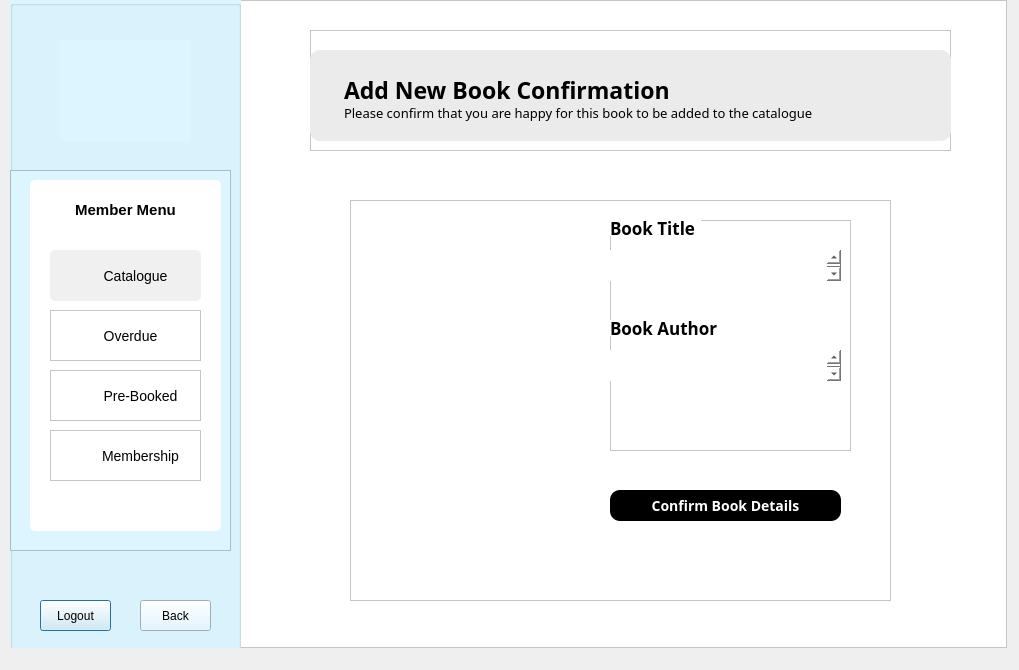
<?xml version="1.0" encoding="UTF-8"?>
<ui version="4.0">
 <class>MemberCatalogueSelect</class>
 <widget class="QDialog" name="MemberCatalogueSelect">
  <property name="geometry">
   <rect>
    <x>0</x>
    <y>0</y>
    <width>1019</width>
    <height>670</height>
   </rect>
  </property>
  <property name="windowTitle">
   <string>Dialog</string>
  </property>
  <widget class="QFrame" name="frame_2">
   <property name="geometry">
    <rect>
     <x>10</x>
     <y>0</y>
     <width>997</width>
     <height>648</height>
    </rect>
   </property>
   <property name="styleSheet">
    <string notr="true">background: white;</string>
   </property>
   <property name="frameShape">
    <enum>QFrame::StyledPanel</enum>
   </property>
   <property name="frameShadow">
    <enum>QFrame::Raised</enum>
   </property>
   <widget class="QGroupBox" name="menuPanel_2">
    <property name="geometry">
     <rect>
      <x>0</x>
      <y>0</y>
      <width>231</width>
      <height>671</height>
     </rect>
    </property>
    <property name="styleSheet">
     <string notr="true">background: rgb(220, 245, 255);</string>
    </property>
    <property name="title">
     <string/>
    </property>
    <widget class="QLabel" name="logo_2">
     <property name="geometry">
      <rect>
       <x>50</x>
       <y>40</y>
       <width>131</width>
       <height>101</height>
      </rect>
     </property>
     <property name="text">
      <string/>
     </property>
     <property name="pixmap">
      <pixmap resource="Resources.qrc">:/images/logo.png</pixmap>
     </property>
     <property name="scaledContents">
      <bool>true</bool>
     </property>
    </widget>
    <widget class="QPushButton" name="pushButton_3">
     <property name="geometry">
      <rect>
       <x>30</x>
       <y>600</y>
       <width>71</width>
       <height>31</height>
      </rect>
     </property>
     <property name="styleSheet">
      <string notr="true">QPushButton:hover {
	color: rgb(106, 146, 255);
}</string>
     </property>
     <property name="text">
      <string>Logout</string>
     </property>
    </widget>
    <widget class="QPushButton" name="back_2">
     <property name="geometry">
      <rect>
       <x>130</x>
       <y>600</y>
       <width>71</width>
       <height>31</height>
      </rect>
     </property>
     <property name="styleSheet">
      <string notr="true">/*QPushButton {
background: white;
}*/

QPushButton:hover {
	color: rgb(106, 146, 255);
}</string>
     </property>
     <property name="text">
      <string>Back</string>
     </property>
     <property name="icon">
      <iconset theme="go-previous">
       <normaloff>.</normaloff>.</iconset>
     </property>
    </widget>
    <widget class="QFrame" name="menu">
     <property name="geometry">
      <rect>
       <x>0</x>
       <y>170</y>
       <width>221</width>
       <height>381</height>
      </rect>
     </property>
     <property name="frameShape">
      <enum>QFrame::StyledPanel</enum>
     </property>
     <property name="frameShadow">
      <enum>QFrame::Raised</enum>
     </property>
     <widget class="QListWidget" name="listWidget_2">
      <property name="geometry">
       <rect>
        <x>20</x>
        <y>10</y>
        <width>191</width>
        <height>351</height>
       </rect>
      </property>
      <property name="styleSheet">
       <string notr="true">background: white;
border-radius: 5px;</string>
      </property>
      <property name="frameShadow">
       <enum>QFrame::Raised</enum>
      </property>
     </widget>
     <widget class="QFrame" name="catalogue_1">
      <property name="geometry">
       <rect>
        <x>40</x>
        <y>80</y>
        <width>151</width>
        <height>51</height>
       </rect>
      </property>
      <property name="styleSheet">
       <string notr="true">background: rgb(240, 240, 240);
border-radius: 5px;</string>
      </property>
      <property name="frameShape">
       <enum>QFrame::StyledPanel</enum>
      </property>
      <property name="frameShadow">
       <enum>QFrame::Raised</enum>
      </property>
      <widget class="QLabel" name="label_5">
       <property name="geometry">
        <rect>
         <x>10</x>
         <y>10</y>
         <width>31</width>
         <height>31</height>
        </rect>
       </property>
       <property name="text">
        <string/>
       </property>
       <property name="pixmap">
        <pixmap resource="Resources.qrc">:/images/Icons/books.png</pixmap>
       </property>
       <property name="scaledContents">
        <bool>true</bool>
       </property>
      </widget>
      <widget class="QPushButton" name="catalogue">
       <property name="geometry">
        <rect>
         <x>50</x>
         <y>10</y>
         <width>71</width>
         <height>31</height>
        </rect>
       </property>
       <property name="styleSheet">
        <string notr="true">QPushButton {
background: transparent;
font-size: 14px;
border: none;
}

QPushButton:hover {
	color: rgb(124, 204, 241);
}</string>
       </property>
       <property name="text">
        <string>Catalogue</string>
       </property>
       <property name="autoDefault">
        <bool>false</bool>
       </property>
      </widget>
     </widget>
     <widget class="QFrame" name="manageBooks_1">
      <property name="geometry">
       <rect>
        <x>40</x>
        <y>140</y>
        <width>151</width>
        <height>51</height>
       </rect>
      </property>
      <property name="styleSheet">
       <string notr="true">background: white;</string>
      </property>
      <property name="frameShape">
       <enum>QFrame::StyledPanel</enum>
      </property>
      <property name="frameShadow">
       <enum>QFrame::Raised</enum>
      </property>
      <widget class="QLabel" name="label_6">
       <property name="geometry">
        <rect>
         <x>10</x>
         <y>10</y>
         <width>31</width>
         <height>31</height>
        </rect>
       </property>
       <property name="text">
        <string/>
       </property>
       <property name="pixmap">
        <pixmap resource="Resources.qrc">:/images/Icons/overdue.png</pixmap>
       </property>
       <property name="scaledContents">
        <bool>true</bool>
       </property>
      </widget>
      <widget class="QPushButton" name="manageBooks">
       <property name="geometry">
        <rect>
         <x>50</x>
         <y>10</y>
         <width>61</width>
         <height>31</height>
        </rect>
       </property>
       <property name="styleSheet">
        <string notr="true">QPushButton {
background: transparent;
font-size: 14px;
border: none;
}

QPushButton:hover {
	color: rgb(124, 204, 241);
}</string>
       </property>
       <property name="text">
        <string>Overdue</string>
       </property>
      </widget>
     </widget>
     <widget class="QFrame" name="status_1">
      <property name="geometry">
       <rect>
        <x>40</x>
        <y>200</y>
        <width>151</width>
        <height>51</height>
       </rect>
      </property>
      <property name="styleSheet">
       <string notr="true">background: white;</string>
      </property>
      <property name="frameShape">
       <enum>QFrame::StyledPanel</enum>
      </property>
      <property name="frameShadow">
       <enum>QFrame::Raised</enum>
      </property>
      <widget class="QLabel" name="label_7">
       <property name="geometry">
        <rect>
         <x>10</x>
         <y>10</y>
         <width>31</width>
         <height>31</height>
        </rect>
       </property>
       <property name="text">
        <string/>
       </property>
       <property name="pixmap">
        <pixmap resource="Resources.qrc">:/images/Icons/book.png</pixmap>
       </property>
       <property name="scaledContents">
        <bool>true</bool>
       </property>
      </widget>
      <widget class="QPushButton" name="status">
       <property name="geometry">
        <rect>
         <x>50</x>
         <y>10</y>
         <width>81</width>
         <height>31</height>
        </rect>
       </property>
       <property name="styleSheet">
        <string notr="true">QPushButton {
background: transparent;
font-size: 14px;
border: none;
}

QPushButton:hover {
	color: rgb(124, 204, 241);
}</string>
       </property>
       <property name="text">
        <string>Pre-Booked</string>
       </property>
      </widget>
     </widget>
     <widget class="QFrame" name="membership_1">
      <property name="geometry">
       <rect>
        <x>40</x>
        <y>260</y>
        <width>151</width>
        <height>51</height>
       </rect>
      </property>
      <property name="styleSheet">
       <string notr="true">background: white;</string>
      </property>
      <property name="frameShape">
       <enum>QFrame::StyledPanel</enum>
      </property>
      <property name="frameShadow">
       <enum>QFrame::Raised</enum>
      </property>
      <widget class="QLabel" name="label_8">
       <property name="geometry">
        <rect>
         <x>10</x>
         <y>10</y>
         <width>31</width>
         <height>31</height>
        </rect>
       </property>
       <property name="text">
        <string/>
       </property>
       <property name="pixmap">
        <pixmap resource="Resources.qrc">:/images/Icons/user.png</pixmap>
       </property>
       <property name="scaledContents">
        <bool>true</bool>
       </property>
      </widget>
      <widget class="QPushButton" name="membership">
       <property name="geometry">
        <rect>
         <x>50</x>
         <y>10</y>
         <width>81</width>
         <height>31</height>
        </rect>
       </property>
       <property name="styleSheet">
        <string notr="true">QPushButton {
background: transparent;
font-size: 14px;
border: none;
}

QPushButton:hover {
	color: rgb(124, 204, 241);
}</string>
       </property>
       <property name="text">
        <string>Membership</string>
       </property>
      </widget>
     </widget>
     <widget class="QLabel" name="label_2">
      <property name="geometry">
       <rect>
        <x>20</x>
        <y>30</y>
        <width>191</width>
        <height>20</height>
       </rect>
      </property>
      <property name="layoutDirection">
       <enum>Qt::LeftToRight</enum>
      </property>
      <property name="styleSheet">
       <string notr="true">font-weight: bold;
background: white;
font-size: 15px;
</string>
      </property>
      <property name="text">
       <string>Member Menu</string>
      </property>
      <property name="alignment">
       <set>Qt::AlignCenter</set>
      </property>
     </widget>
    </widget>
   </widget>
   <widget class="QFrame" name="heading_4">
    <property name="geometry">
     <rect>
      <x>300</x>
      <y>30</y>
      <width>641</width>
      <height>121</height>
     </rect>
    </property>
    <property name="frameShape">
     <enum>QFrame::StyledPanel</enum>
    </property>
    <property name="frameShadow">
     <enum>QFrame::Raised</enum>
    </property>
    <widget class="QPlainTextEdit" name="plainTextEdit_12">
     <property name="geometry">
      <rect>
       <x>0</x>
       <y>20</y>
       <width>641</width>
       <height>91</height>
      </rect>
     </property>
     <property name="styleSheet">
      <string notr="true">background: rgb(235, 235, 235);
border-radius: 10px;</string>
     </property>
     <property name="frameShadow">
      <enum>QFrame::Raised</enum>
     </property>
     <property name="plainText">
      <string/>
     </property>
    </widget>
    <widget class="QPlainTextEdit" name="plainTextEdit_13">
     <property name="geometry">
      <rect>
       <x>30</x>
       <y>40</y>
       <width>371</width>
       <height>41</height>
      </rect>
     </property>
     <property name="styleSheet">
      <string notr="true">font-family: Baloo 2;
font-weight: bold;
font-size: 23px;
background: transparent;</string>
     </property>
     <property name="frameShape">
      <enum>QFrame::NoFrame</enum>
     </property>
     <property name="verticalScrollBarPolicy">
      <enum>Qt::ScrollBarAlwaysOff</enum>
     </property>
     <property name="plainText">
      <string>Add New Book Confirmation</string>
     </property>
    </widget>
    <widget class="QPlainTextEdit" name="plainTextEdit_14">
     <property name="geometry">
      <rect>
       <x>30</x>
       <y>70</y>
       <width>571</width>
       <height>31</height>
      </rect>
     </property>
     <property name="styleSheet">
      <string notr="true">background: transparent;
font-family: Baloo 2;
font-size: 13px;</string>
     </property>
     <property name="frameShape">
      <enum>QFrame::NoFrame</enum>
     </property>
     <property name="verticalScrollBarPolicy">
      <enum>Qt::ScrollBarAlwaysOff</enum>
     </property>
     <property name="plainText">
      <string>Please confirm that you are happy for this book to be added to the catalogue</string>
     </property>
    </widget>
   </widget>
   <widget class="QFrame" name="frame_10">
    <property name="geometry">
     <rect>
      <x>340</x>
      <y>200</y>
      <width>541</width>
      <height>401</height>
     </rect>
    </property>
    <property name="frameShape">
     <enum>QFrame::StyledPanel</enum>
    </property>
    <property name="frameShadow">
     <enum>QFrame::Raised</enum>
    </property>
    <widget class="QPushButton" name="confirmDetails">
     <property name="geometry">
      <rect>
       <x>260</x>
       <y>290</y>
       <width>231</width>
       <height>31</height>
      </rect>
     </property>
     <property name="styleSheet">
      <string notr="true">QPushButton {
font-size: 14px;
border-radius: 10px;
background: black;
font-family: open sans;
color: white;
font-weight: bold;
}

QPushButton:hover {
	color: rgb(106, 146, 255);
}</string>
     </property>
     <property name="text">
      <string>Confirm Book Details</string>
     </property>
    </widget>
    <widget class="QFrame" name="frame_3">
     <property name="geometry">
      <rect>
       <x>260</x>
       <y>20</y>
       <width>241</width>
       <height>231</height>
      </rect>
     </property>
     <property name="frameShape">
      <enum>QFrame::StyledPanel</enum>
     </property>
     <property name="frameShadow">
      <enum>QFrame::Raised</enum>
     </property>
     <widget class="QLabel" name="label_4">
      <property name="geometry">
       <rect>
        <x>0</x>
        <y>0</y>
        <width>91</width>
        <height>16</height>
       </rect>
      </property>
      <property name="styleSheet">
       <string notr="true">font-family: Baloo 2;
font-size: 17px;
font-weight: bold;</string>
      </property>
      <property name="text">
       <string>Book Title</string>
      </property>
     </widget>
     <widget class="QLabel" name="label_13">
      <property name="geometry">
       <rect>
        <x>0</x>
        <y>100</y>
        <width>121</width>
        <height>16</height>
       </rect>
      </property>
      <property name="styleSheet">
       <string notr="true">font-family: Baloo 2;
font-size: 17px;
font-weight: bold;</string>
      </property>
      <property name="text">
       <string>Book Author</string>
      </property>
     </widget>
     <widget class="QTextEdit" name="textEditOutputTitle">
      <property name="geometry">
       <rect>
        <x>0</x>
        <y>30</y>
        <width>231</width>
        <height>31</height>
       </rect>
      </property>
      <property name="styleSheet">
       <string notr="true">font-family: Baloo 2;
font-size: 17px;</string>
      </property>
      <property name="frameShape">
       <enum>QFrame::NoFrame</enum>
      </property>
     </widget>
     <widget class="QTextEdit" name="textEditOutputAuthor">
      <property name="geometry">
       <rect>
        <x>0</x>
        <y>130</y>
        <width>231</width>
        <height>31</height>
       </rect>
      </property>
      <property name="styleSheet">
       <string notr="true">font-family: Baloo 2;
font-size: 17px;</string>
      </property>
      <property name="frameShape">
       <enum>QFrame::NoFrame</enum>
      </property>
      <property name="frameShadow">
       <enum>QFrame::Plain</enum>
      </property>
     </widget>
    </widget>
   </widget>
  </widget>
 </widget>
 <resources>
  <include location="Resources.qrc"/>
 </resources>
 <connections/>
</ui>
